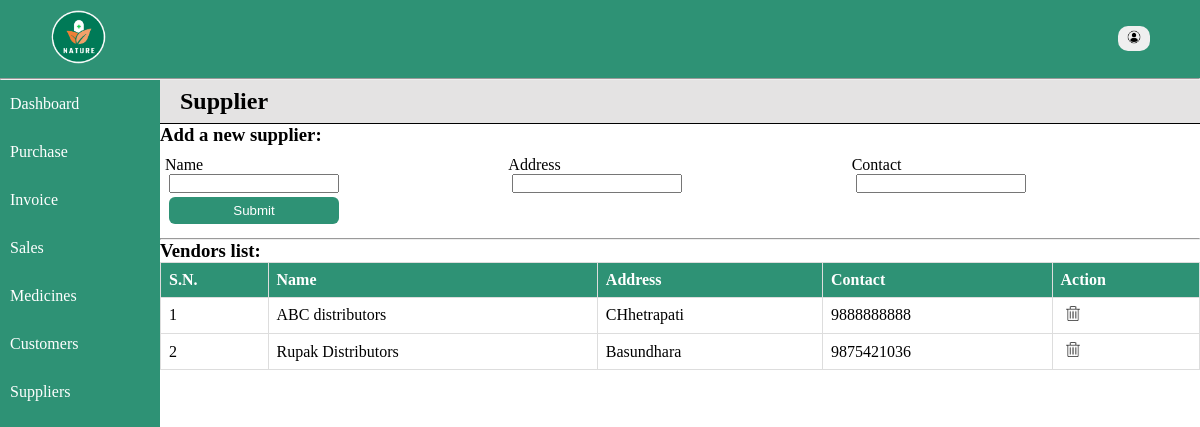
The page /home/supplier.php on the database its author committed.
### tables this page shows
CREATE TABLE `vendor` (
  `id` int(11) NOT NULL,
  `name` varchar(128) NOT NULL,
  `address` varchar(128) NOT NULL,
  `contact` varchar(128) NOT NULL
);

### includes/database.php (called while the page is built, shortened)
<?php
    function select($conn, $arg) {
        $sql = "select * from $arg";
        $result = mysqli_query($conn, $sql);
        return $records = mysqli_fetch_all($result, MYSQLI_ASSOC);
    }
?>

### home/supplier.php (the view, shortened to what this page needs)
<?php
include '../includes/database.php';
$records = select($conn, 'vendor');
?>
<!DOCTYPE html>
<html lang="en">
<head>
    <link rel="stylesheet" href="../styles/style.css">
</head>
<body>
<div class="container">
<?php include '../includes/nav.php'; ?>
<div class="main">
<?php include '../includes/menu.php'; ?>
    <div class="content-wrapper">
        <div class="entries">
            <h2>Supplier</h2>
            <h3>Add a new supplier:</h3>
            <form action="" method="post">
                <div class="input-fields">
                <div class="inputs">
                    <label for="name">Name</label><br>
                    <input type="text" name="name" id="name" required>
                </div>
                <div class="inputs">
                    <label for="address">Address</label><br>
                    <input type="text" name="address" id="address" required>
                </div>
                <div class="inputs">
                    <label for="contact">Contact</label><br>
                    <input type="text" name="contact" id="contact" required>
                </div>
                </div>
            <input type="submit" name="submit" value="Submit">
        </form>
        </div>
        <hr>
        <div class="records">
        <h3>Vendors list:</h3>
        <table class="table">
            <tr>
                <th>S.N.</th>
                <th>Name</th>
                <th>Address</th>
                <th>Contact</th>
                <th>Action</th>
            </tr>
            <?php if(!empty($records)): ?>
                <?php foreach($records as $key => $record): ?>
                    <tr>
                    <td><?= $key+1; ?></td>
                    <td><?= $record['name']; ?></td>
                    <td><?= $record['address']; ?></td>
                    <td><?= $record['contact']; ?></td>
                    <td><a href="../includes/delete.php?id= <?= $record['id']; ?>"><img src="../images/delete-icon.png" alt="delete" style="width: 14px;" class="action-btn"></a></td>
                </tr>
                <?php endforeach; ?>
                <?php endif; ?>
        </table>
        </div>
    </div>
    </div>
</body>
</html>

### styles/style.css (style rules this page uses)
* { padding: 0; margin: 0; box-sizing: border-box; }
:root { --primary-color: rgba(0, 122, 87, 0.821); --secondary-color: rgba(106, 205, 177, 0.821); }
body { overflow: hidden; }
.container { color: #fff; }
a { text-decoration: none; color: #fff; }
.main { background: #fff; display: flex; }
.content-wrapper { width: 100%; color: #000; }
.entries { width: 100%; }
.entries form { margin: 10px 5px; }
.input-fields { display: grid; grid-template-columns: auto auto auto; }
.entries form input[type=text],input[type=submit], input[type=date],input[type=number] { margin: 0 14px 4px 4px; width:170px; }
input[type=submit], .btn { background-color: var(--primary-color); color:#fff; padding: 6px; border-radius: 6px; border: none; cursor: pointer; transition: 0.4s; }
.entries h2 { display: block; padding: 8px 20px; border-bottom: 1px solid black; background-color: rgb(228, 227, 227); }
.records { width: 100%; color: #000; }
.table { width: 100%; border-collapse: collapse; }
.table tr { width: 100%; }
.table th { padding: 12px 0; text-align: left; background-color: var(--primary-color); color: white; }
.table td, .table th { padding: 8px; border: 1px solid #ddd; }
.action-btn { margin: 0 5px; }
.bill-table td, th { border: 1px solid black; }

### rows shown on the page
vendor: name "ABC distributors", address "CHhetrapati", contact "9888888888"
vendor: name "Rupak Distributors", address "Basundhara", contact "9875421036"
